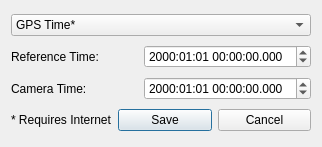
<?xml version="1.0" encoding="UTF-8"?>
<ui version="4.0">
 <class>Dialog</class>
 <widget class="QDialog" name="Dialog">
  <property name="windowModality">
   <enum>Qt::WindowModal</enum>
  </property>
  <property name="geometry">
   <rect>
    <x>0</x>
    <y>0</y>
    <width>322</width>
    <height>147</height>
   </rect>
  </property>
  <property name="windowTitle">
   <string>Set Camera Time</string>
  </property>
  <property name="modal">
   <bool>true</bool>
  </property>
  <layout class="QGridLayout" name="gridLayout">
   <item row="0" column="0">
    <widget class="QComboBox" name="KernelTimeSelect">
     <item>
      <property name="text">
       <string>GPS Time*</string>
      </property>
     </item>
     <item>
      <property name="text">
       <string>UTC Time*</string>
      </property>
     </item>
     <item>
      <property name="text">
       <string>Local (System) Time</string>
      </property>
     </item>
    </widget>
   </item>
   <item row="1" column="0">
    <layout class="QHBoxLayout" name="horizontalLayout_2">
     <item>
      <widget class="QLabel" name="label">
       <property name="text">
        <string>Reference Time:</string>
       </property>
      </widget>
     </item>
     <item>
      <widget class="QDateTimeEdit" name="KernelReferenceTime">
       <property name="displayFormat">
        <string>yyyy:MM:dd hh:mm:ss.sss</string>
       </property>
      </widget>
     </item>
    </layout>
   </item>
   <item row="2" column="0">
    <layout class="QHBoxLayout" name="horizontalLayout_3">
     <item>
      <widget class="QLabel" name="label_2">
       <property name="text">
        <string>Camera Time:</string>
       </property>
      </widget>
     </item>
     <item>
      <widget class="QDateTimeEdit" name="KernelCameraTime">
       <property name="displayFormat">
        <string>yyyy:MM:dd hh:mm:ss.sss</string>
       </property>
      </widget>
     </item>
    </layout>
   </item>
   <item row="3" column="0">
    <layout class="QHBoxLayout" name="horizontalLayout">
     <item>
      <widget class="QLabel" name="label_3">
       <property name="text">
        <string>* Requires Internet</string>
       </property>
      </widget>
     </item>
     <item>
      <widget class="QPushButton" name="ModalSaveButton">
       <property name="text">
        <string>Save</string>
       </property>
      </widget>
     </item>
     <item>
      <widget class="QPushButton" name="ModalCancelButton">
       <property name="text">
        <string>Cancel</string>
       </property>
      </widget>
     </item>
    </layout>
   </item>
  </layout>
 </widget>
 <resources/>
 <connections/>
</ui>
